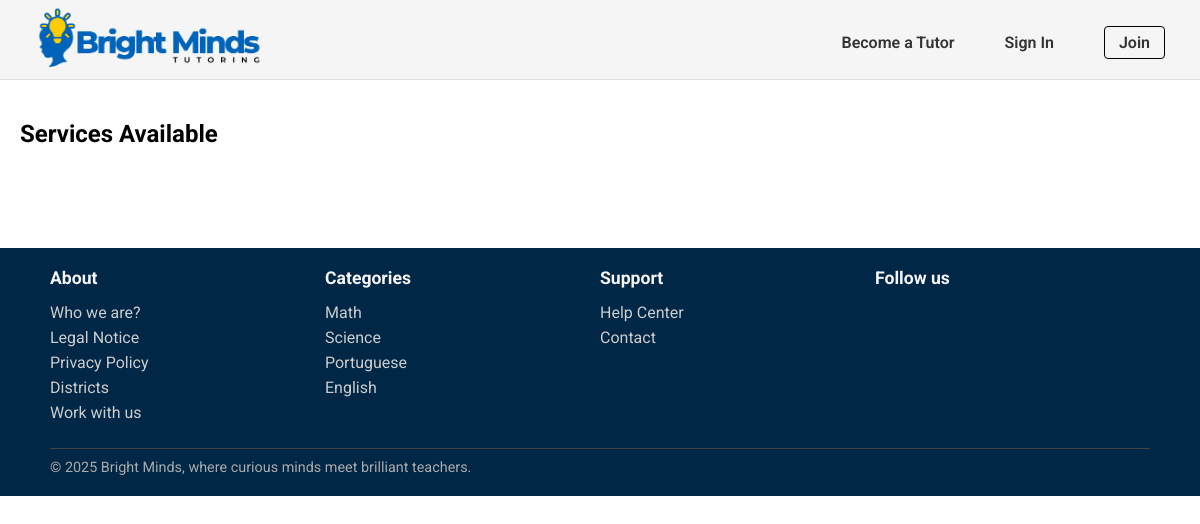
Before: /pages/services_list.php?category=Science with the older database file.
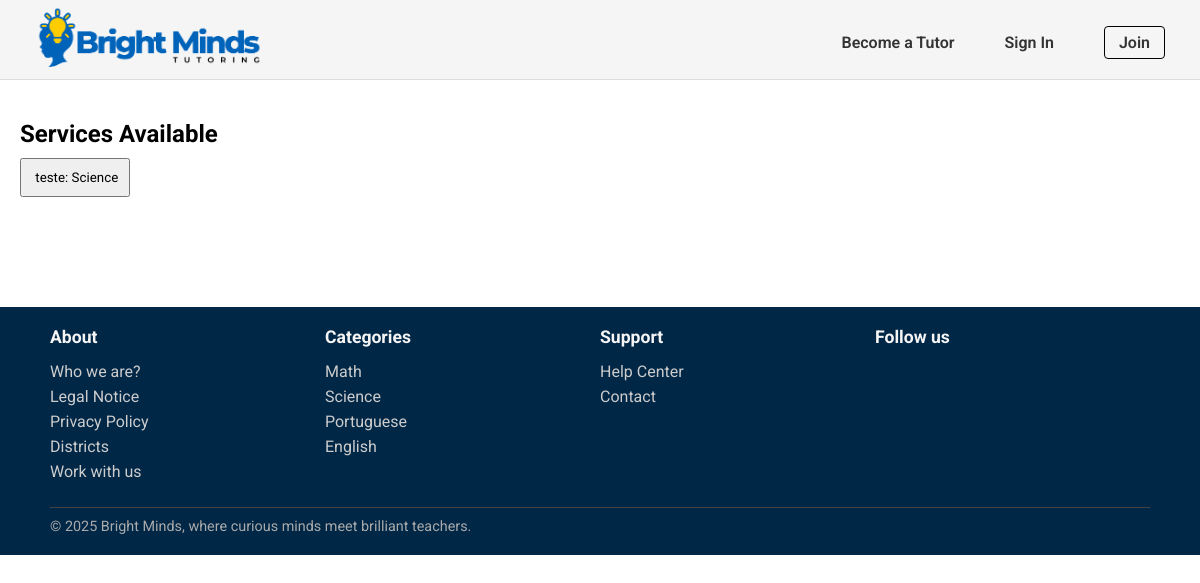
After: the same page with the newer database file.
### tables this page shows
CREATE TABLE Category(
    category_name TEXT PRIMARY KEY
);

CREATE TABLE Service(
    service_id INTEGER PRIMARY KEY,
    freelancer_id INTEGER NOT NULL,
    title TEXT NOT NULL,
    category_name TEXT NOT NULL,
    description TEXT NOT NULL,
    duracao INTEGER NOT NULL,
    price REAL NOT NULL,
    service_type TEXT CHECK(service_type IN ('individual presencial', 'grupo presencial', 'individual online','grupo online', 'revisão trabalhos')) NOT NULL,
    num_sessoes INTEGER NOT NULL,
    status TEXT CHECK(status IN ('ativo', 'inativo')) DEFAULT 'ativo',
    max_students INTEGER,
    images TEXT, -- tipo text porque estou a amarzenar o path onde as imagens estão armazenadas 
    FOREIGN KEY (freelancer_id) REFERENCES Freelancers(freelancer_id) ON UPDATE CASCADE ON DELETE CASCADE,
    FOREIGN KEY (category_name) REFERENCES Category(category_name) ON UPDATE CASCADE ON DELETE RESTRICT
);

### pages/services_list.php (called while the page is built)
<?php
    require_once(__DIR__. '/../templates/common.tpl.php');
    require_once(__DIR__.'/../database/connection.db.php');
    require_once(__DIR__.'/../database/service.class.php');
    require_once(__DIR__.'/../database/categories.php');
    require_once(__DIR__. '/../templates/services.tpl.php');
    $session = new Session();
    $db = getDatabaseConnection();
    $categories = getAllCategories($db);
    $category = $_GET['category'];
    $services = getServicesbyCategory($db,$category);
    drawHeader($session);
    drawServices($services);
    drawFooter($categories);
?>

### utils/session.php (called while the page is built, shortened)
<?php
  class Session {
    public function isLoggedIn() : bool {
      return isset($_SESSION['id']);
    }
  }
?>

### database/categories.php (called while the page is built)
<?php
  function getAllCategories($db) {
    $stmt = $db->prepare('SELECT category_name
                          FROM Category');
    $stmt->execute();
    return $stmt->fetchAll();
  }
?>

### database/service.class.php (called while the page is built, shortened)
<?php
    function getServicesbyCategory(PDO $db, string $category) {
        $stmt = $db->prepare('SELECT * FROM Service WHERE category_name = :category ');
        $stmt->bindParam(':category', $category);
        $stmt->execute();
        return $stmt->fetchAll();
    }
?>

### templates/common.tpl.php (the view, shortened to what this page needs)
<?php
    require_once(__DIR__. '/../utils/session.php');
?>
<?php function drawHeader(Session $session){ ?>
    <!DOCTYPE html>
    <html>
        <head>
            <link rel="stylesheet" href="../css/style.css">
            <link rel="stylesheet" href="../css/profile.css">
            <link rel="stylesheet" href="../css/services.css">
        </head>
        <body>
            <header>
                <nav>
                    <a href="../pages/index.php"><img id="logo" src="../docs/BrightMinds_logo.png" alt="BrightMinds Logo"></a>
                    <?php
                        if($session->isLoggedIn()) drawUserNav($session);
                        else drawVisitorNav();
                    ?>
                </nav>
            </header>
            <main>
<?php } ?>
<?php function drawVisitorNav() { ?>
    <ul class="visitor-nav-links">
        <li><a href="../pages/sign_up.php">Become a Tutor</a></li>
        <li><a href="../pages/login.php">Sign In</a></li>
        <li><a href="../pages/sign_up.php" class="join-btn">Join</a></li>
    </ul>
<?php } ?>
<?php function drawFooter(array $categories){ ?>
            </main>
            <footer>
                <div class="footer-content">
                    <section class="footer-column">
                        <h3>About</h3>
                        <ul>
                            <li><a href="">Who we are?</a></li>
                            <li><a href="">Legal Notice</a></li>
                            <li><a href="">Privacy Policy</a></li>
                            <li><a href="">Districts</a></li>
                            <li><a href="">Work with us</a></li>
                        </ul>
                    </section>
                    <section class="footer-column">
                        <h3>Categories</h3>
                        <ul>
                            <?php foreach($categories as $category){ ?>
                                <li>
                                    <a href=""><?=$category['category_name']?>
                                    </a>
                                </li>
                            <?php } ?>
                        </ul>
                    </section>
                    <section class="footer-column">
                        <h3>Support</h3>
                        <ul>
                            <li><a href="#">Help Center</a></li>
                            <li><a href="#">Contact</a></li>
                        </ul>
                    </section>
                    <section class="footer-column">
                        <h3>Follow us</h3>
                    </section>
                    <div class="footer-bottom">
                        <hr>
                        <p>© 2025 Bright Minds, where curious minds meet brilliant teachers.</p>
                    </div>
                </div>
            </footer>
        </body>
    </html>
<?php } ?>

### templates/services.tpl.php (shortened to what this page needs)
<?php function drawServices(array $services){ ?>
    <section id="services">
        <h2>Services Available</h2>
        <?php foreach ($services as $service){?>
            <button class = "service-button">
                <span> <?= $service['title'] ?>: <?= $service['category_name']?> </span>
            </button>
        <?php } ?>
    </section>
<?php } ?>

### css/style.css (style rules this page uses)
* { font-family: "Roboto"; margin:0; padding:0; box-sizing: border-box; }
header { font-family: "Roboto"; font-style: normal; background-color:whitesmoke; border-bottom: 1px solid #ddd; height: 80px; width: 100%; position: fixed; top:0; left:0; }
nav { display: flex; align-items: center; justify-content: space-between; padding: 5px 35px; }
.visitor-nav-links { list-style: none; display: flex; align-items: center; gap: 50px; }
#logo { height:70px; width: auto; }
a { text-decoration:none; }
.visitor-nav-links li a, .user-nav a { color: #333; font-weight: 600; font-size: 16px; }
.join-btn { padding: 6px 14px; border: 1px solid #000; border-radius: 4px; background-color: transparent; font-weight: bold; cursor: pointer; }
footer { font-family: "Roboto", sans-serif; background-color: #012747; color: #fff; padding: 20px 50px; }
.footer-content { display:grid; grid-template-columns: repeat(4, 1fr); grid-template-rows: auto auto; row-gap: 20px; }
.footer-bottom { grid-column: 1 / -1; }
.footer-column h3 { font-size: 1.1rem; margin-bottom: 15px; color: #f5f5f5; }
.footer-column ul { list-style: none; }
.footer-column ul li { margin-bottom: 6px; }
.footer-column ul li a { text-decoration: none; color: #ccc; }
.footer-bottom { text-align: start; font-size: 0.9rem; color: #aaa; }
.footer-bottom hr { border: none; border-top: 1px solid #444; margin-bottom: 10px; }

### css/profile.css (style rules this page uses)
* { font-family: "Roboto"; margin:0; padding:0; box-sizing: border-box; }

### css/services.css (style rules this page uses)
#services { margin-top: 100px; margin-bottom: 80px; padding: 20px; }
.service-button { align-items: center; padding: 10px; margin: 10px 0; }

Changed rows visible on the page:
added service: title "teste", category_name "Science"
